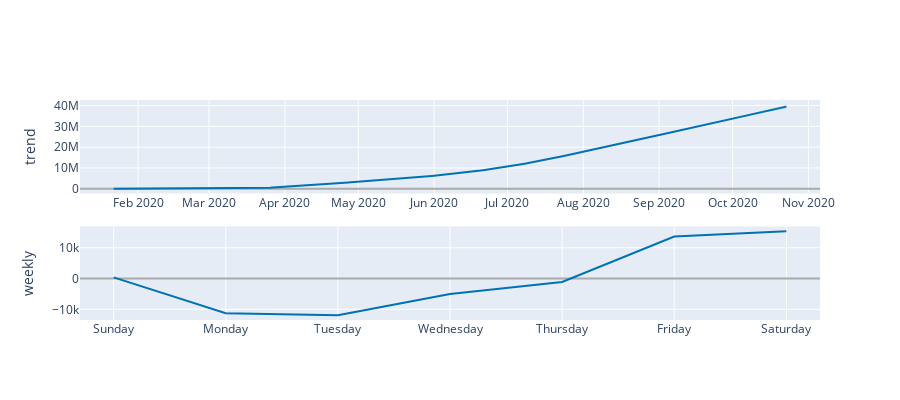

Notebook cell for this chart:
### Code cell
plot_components_plotly(m, forecast)

### Figure 1 — Plotly figure (JSON) as saved in the notebook; plotly's stock layout.template omitted (floating-point values rounded to 4 significant figures; data arrays with more than 128 entries replaced by an {"elided": "..."} marker saying what was removed)
{"data": [{"line": {"color": "#0072B2", "width": 2}, "mode": "lines", "name": "trend", "type": "scatter", "x": {"elided": "276 str values"}, "xaxis": "x", "y": {"elided": "276 float values"}, "yaxis": "y"}, {"line": {"color": "rgba(0, 114, 178, 0.2)", "width": 0}, "mode": "lines", "name": "trend_upper", "type": "scatter", "x": {"elided": "276 str values"}, "xaxis": "x", "y": {"elided": "276 float values"}, "yaxis": "y"}, {"fill": "tonexty", "fillcolor": "rgba(0, 114, 178, 0.2)", "line": {"color": "rgba(0, 114, 178, 0.2)", "width": 0}, "mode": "lines", "name": "trend_lower", "type": "scatter", "x": {"elided": "276 str values"}, "xaxis": "x", "y": {"elided": "276 float values"}, "yaxis": "y"}, {"line": {"color": "#0072B2", "width": 2}, "mode": "lines", "name": "weekly", "type": "scatter", "x": ["2017-01-01T00:00:00", "2017-01-02T00:00:00", "2017-01-03T00:00:00", "2017-01-04T00:00:00", "2017-01-05T00:00:00", "2017-01-06T00:00:00", "2017-01-07T00:00:00"], "xaxis": "x2", "y": [370.2, -11250.0, -11940.0, -5049.0, -1132.0, 13650.0, 15360.0], "yaxis": "y2"}], "layout": {"height": 400, "showlegend": false, "width": 900, "xaxis": {"anchor": "y", "domain": [0, 1], "range": ["2020-01-08T06:00:00", "2020-11-05T18:00:00"], "type": "date"}, "xaxis2": {"anchor": "y2", "domain": [0, 1], "range": ["2016-12-31T16:48:00", "2017-01-07T07:12:00"], "tickformat": "%A", "type": "date"}, "yaxis": {"anchor": "x", "domain": [0.575, 1], "rangemode": "normal", "title": {"text": "trend"}, "zerolinecolor": "#AAA"}, "yaxis2": {"anchor": "x2", "domain": [0, 0.425], "title": {"text": "weekly"}, "zerolinecolor": "#AAA"}}}
